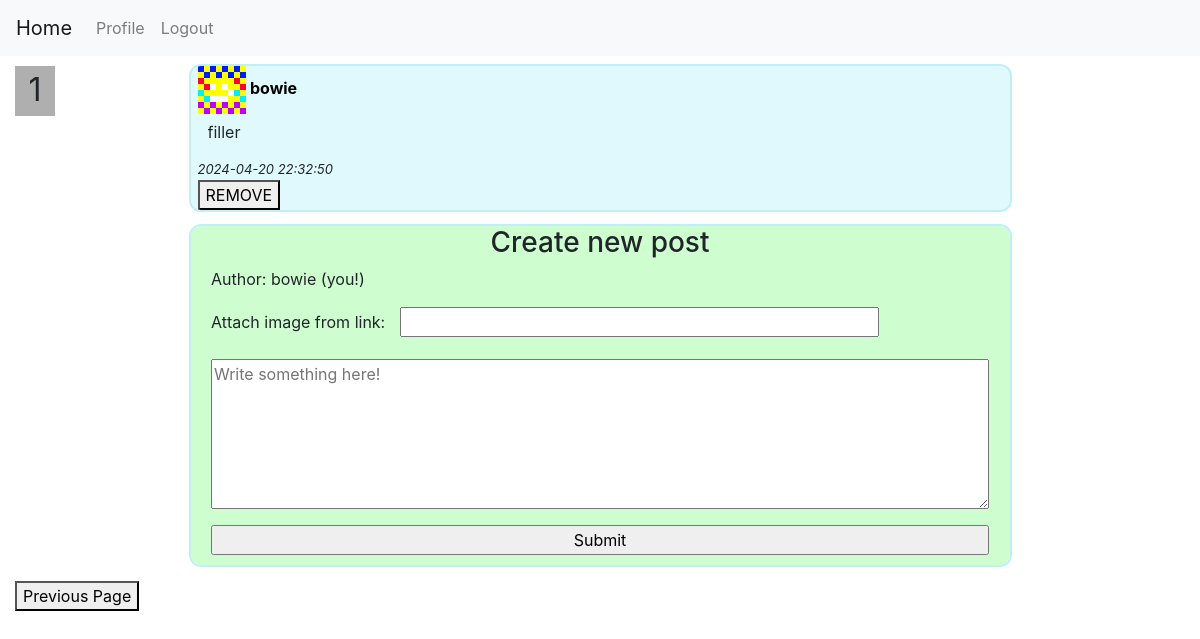
The page /feed/1 (signed in) on the database its author committed.
### main.py (models this page shows, shortened)
class posts(db.Model):
    _id = db.Column("id", db.Integer, primary_key=True)
    op = db.Column(db.String(100))
    content = db.Column(db.String)
    imglink = db.Column(db.String)
    date = db.Column(db.String)

### main.py (the view, shortened to what this page needs)
@app.route("/feed/<page>", methods=['GET', 'POST'])
def feedposts(page):
    try:
        intpage = int(page)
    except ValueError:
        flash("Try it with an integer!")
        return redirect(url_for("feed"))
    adminpage = False
    if 'user' in session:
        activeuser = users.query.filter_by(name=session['user']).first()
        if activeuser.isadmin == True:
            adminpage = True
    if intpage < 0:
        intpage = int(0)
    ppg = int(10) # posts per page, int() bc trust issues
    offset = (ppg * intpage)
    shownposts = posts.query.order_by(posts.date.asc()).offset(offset).limit(ppg)
    activepage = (int(math.ceil(posts.query.order_by(posts.date.desc()).count() / ppg)) - 1)
    if activepage < 0: # this would be seperated from the above four lines if the variables didn't look nice together
        activepage = 0
    if intpage == activepage: #if this is the page with the most recent posts :)
        mostrecent = True
    elif intpage > activepage:
        flash("Do not dwell on the future. Turn your head and live fully in the present.")
        return redirect(url_for("feed"))
    else:
        mostrecent = False
    return render_template("feed.html", shownposts=shownposts, intpage=intpage, mostrecent=mostrecent, adminpage=adminpage)

### templates/feed.html (shortened to what this page needs)
{% extends "base.html"%}
{% block content %}
    <head>
    <link rel="stylesheet" href="https://cdn.jsdelivr.net/npm/bootstrap@4.0.0/dist/css/bootstrap.min.css">
    </head>
    <body>
        <div class="pagenum">
            {{ intpage }}
        </div>
        <div class="feedbackdrop">
            {% if shownposts %}
                {% for post in shownposts %}
                <div class="post">
                    <div class="posttext">
                        <img style="height: 48; width: 48;" src="{{ url_for('static', filename='/avatars/') }}{{ post.op }}.png" alt="img not found" />
                        <a class="name" href="/userpages/{{ post.op }}" target=”_blank”>{{ post.op }}</a>
                        <div class="content">
                            <p style="overflow: hidden;">
                                {{ post.content }}
                            </p>
                        </div>
                        <div class="date">{{ post.date }}</div>
                        {% if adminpage %}
                            <form action="/removepost/{{ post._id }}" method="post">
                                <button class="removepostbutton" name="removepost" type="submit"> REMOVE </button>
                            </form>
                        {% endif %}
                    </div>
                </div>
                {% endfor %}
            {% endif %}
            {% if mostrecent %}
                {% if "user" in session %}
                    {% with data=data %}
                        {% include "postextension.html"%}
                    {% endwith %}
                {% endif %}
            {% endif %}
        </div>
        {% if intpage != 0%}
        <div class="backpageturn">
            <form action="/backpageturn" method="post">
                <button name="backpage" type="submit"> Previous Page </button>
            </form>
        </div>
        {% endif %}
    </body>
{% endblock %}

### static/style.css (style rules this page uses)
img { image-rendering: pixelated; }
div .feedbackdrop { text-align: center; margin: auto; width: 70%; height: auto; }
div .post { border-radius: 10px; margin-top: 10px; text-align: left; background: rgb(224, 249, 252); outline: 2px solid rgb(192, 239, 246); width: auto; }
div .date { font-style: italic; font-size: small; }
.name { color: black; font-style: normal; font-size: medium; font-weight: bold; }
div .content { vertical-align: top; margin-top: 6px; margin-left: 10px; font-style: normal; font-size: medium; }
div .posttext { margin-left: 7px; margin-right: 7px; }
.pagenum { float:left; font-size:xx-large; position:relative; text-align: center; width: 40px; height: 50px; left:0; background: rgb(175, 175, 175); outline: rgb(128, 128, 128); outline-width: 5px; }
div .backpageturn { float:left; left:0; position:relative; }

### rows shown on the page
posts: op (picture), op "bowie", content "filler", date "2024-04-20 22:32:50"

### other values the page prints
{{ intpage }} "1"
{{ session.user }} "bowie"
